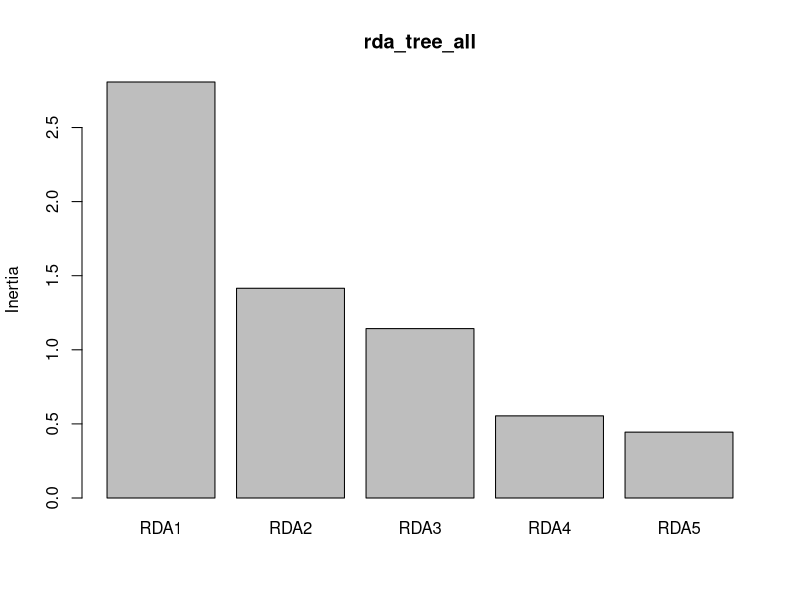
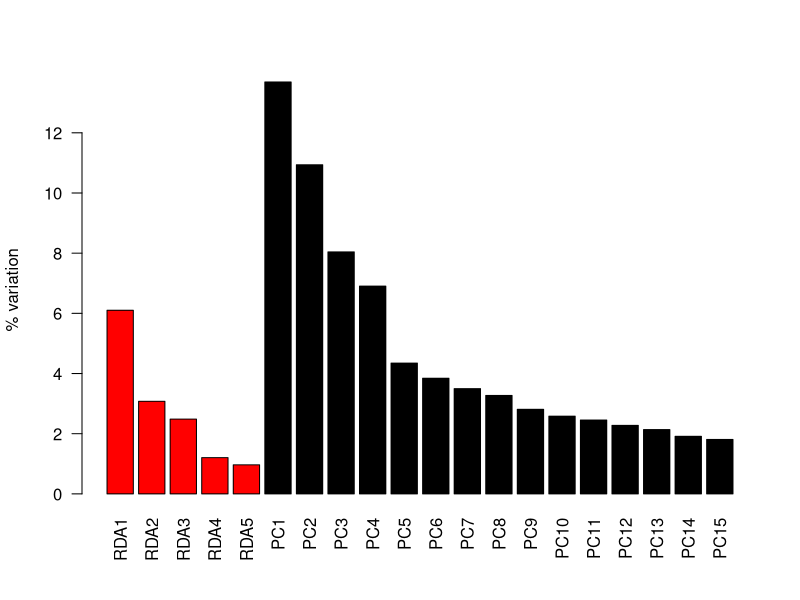
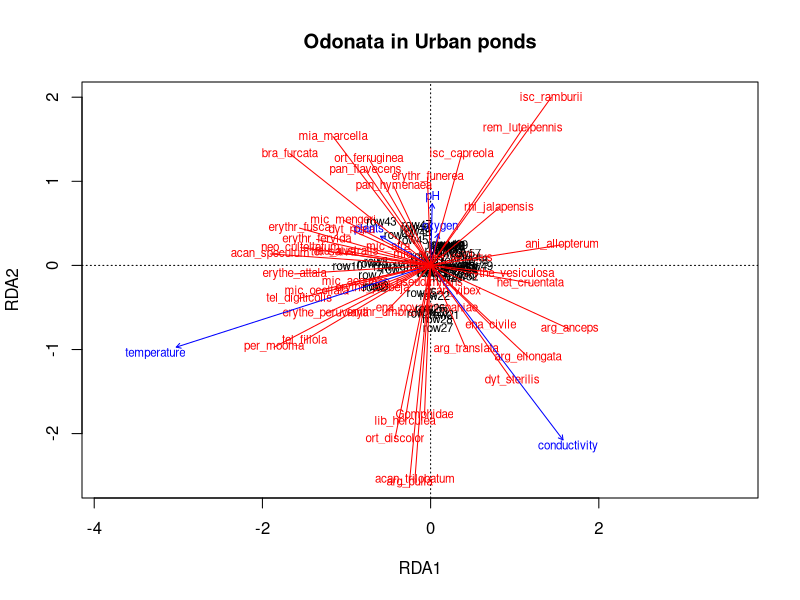

The R script that drew these images, in order:
## ---- chunk 1

library(ggplot2)
library(dplyr)
library(vegan)

## ---- chunk 2

species=read.csv("data/RDA_species.csv", header=T, row.names=NULL, sep=",")
env=read.csv("data/RDA_environmetal.csv", header=T, row.names=NULL, sep=",")

## ---- chunk 3

all.equal(rownames(species), rownames(env))

## ---- chunk 4
species_1 <- select(species, -site)
env_1 <- select(env, -site)

## ---- chunk 5
species_2 <- decostand(species_1, method = "hellinger")

## ---- chunk 6
rda_tree_all = rda(species_2 ~ temperature + pH +
                 oxygen + conductivity + plants, data= env_1, scale=T)
rda_tree_all
## ---- chunk 7
summary(rda_tree_all)

head (summary (rda_tree_all))
## ---- chunk 8
screeplot(rda_tree_all)

## ---- chunk 9
constrained_eig <- rda_tree_all$CCA$eig/rda_tree_all$tot.chi*100
unconstrained_eig <- rda_tree_all$CA$eig/rda_tree_all$tot.chi*100
expl_var <- c(constrained_eig, unconstrained_eig)
barplot (expl_var[1:20], col = c(rep ('red', length (constrained_eig)), rep ('black', length (unconstrained_eig))),
         las = 2, ylab = '% variation')

## ---- chunk 10
plot(rda_tree_all, scaling=1, main="Odonata in Urban ponds")
spe.sc <- scores(rda_tree_all, choices=1:2, scaling=1, display="sp")
arrows(0,0,spe.sc[,1], spe.sc[,2], length=0, lty=1, col='red')
## ---- chunk 11
(R2 <- RsquareAdj(rda_tree_all)$r.squared)

(R2adj <- RsquareAdj(rda_tree_all)$adj.r.squared)

## ---- chunk 12
set.seed(1)
anova.cca(rda_tree_all, by='axis', step=1000)
